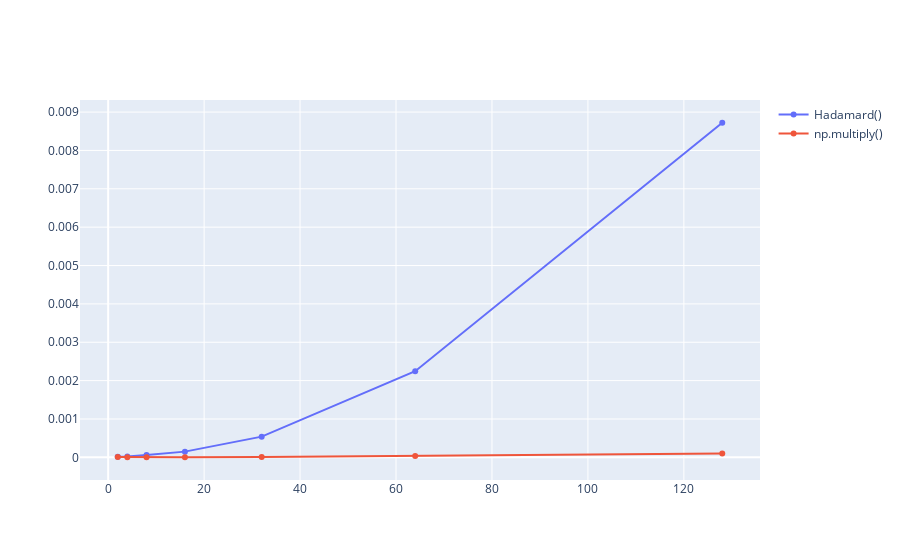

Source (notebook cell):
### Code cell
import plotly.graph_objects as go

fig = go.Figure()

fig.add_trace(go.Scatter(x=[2, 4, 8, 16, 32, 64, 128], y=Hadamard_times, mode='lines+markers', name='Hadamard()'))
fig.add_trace(go.Scatter(x=[2, 4, 8, 16, 32, 64, 128], y=Multiply_times, mode='lines+markers', name='np.multiply()'))

fig.show()

### Figure 1 — Plotly figure (JSON) as saved in the notebook; plotly's stock layout.template omitted (floating-point values rounded to 4 significant figures)
{"data": [{"mode": "lines+markers", "name": "Hadamard()", "type": "scatter", "x": [2, 4, 8, 16, 32, 64, 128], "y": [1.4e-05, 2.39e-05, 6.35e-05, 0.0001488, 0.0005391, 0.002245, 0.008722]}, {"mode": "lines+markers", "name": "np.multiply()", "type": "scatter", "x": [2, 4, 8, 16, 32, 64, 128], "y": [6.3e-06, 3.8e-06, 2.4e-06, 4.8e-06, 9.9e-06, 3.61e-05, 0.0001031]}], "layout": {}}
